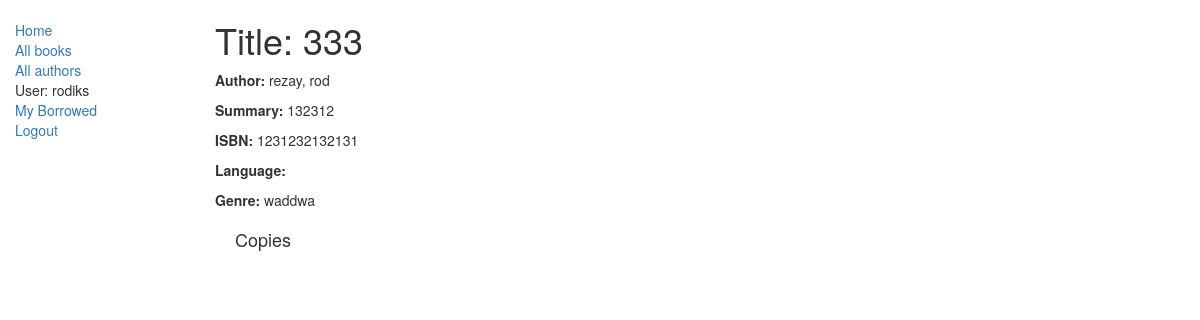
/catalog/book/2 (signed in), run on the app's committed database.
### catalog/models.py (models this page shows, shortened)
class Book(models.Model):
    title = models.CharField(max_length=200)
    author = models.ForeignKey('Author', on_delete=models.SET_NULL, null=True)
    summary = models.TextField(max_length=1000, help_text="Enter a brief description of the book")
    isbn = models.CharField('ISBN', max_length=13,
                            help_text='13 Character <a href="https://www.isbn-international.org/content/what-isbn">ISBN number</a>')
    genre = models.ManyToManyField(Genre, help_text="Select a genre for this book")

class Author(models.Model):
    first_name = models.CharField(max_length=100)
    last_name = models.CharField(max_length=100)
    date_of_birth = models.DateField(null=True, blank=True)
    date_of_death = models.DateField('Died', null=True, blank=True)
    def __str__(self):
        return '%s, %s' % (self.last_name, self.first_name)

class Genre(models.Model):
    name = models.CharField(max_length=200, help_text="Enter a book genre (e.g. Science Fiction, French Poetry etc.)")
    def __str__(self):
        return self.name

### catalog/views.py (the view)
# urls.py: url(r'^book/(?P<pk>\d+)$', views.BookDetailView.as_view(), name='book-detail'),
class BookDetailView(generic.DetailView):
    model = Book

### catalog/templates/catalog/book_detail.html (shortened to what this page needs)
{% extends "base_generic.html" %}
{% block content %}
  <h1>Title: {{ book.title }}</h1>
  <p><strong>Author:</strong> {{ book.author }}</a></p>
  <p><strong>Summary:</strong> {{ book.summary }}</p>
  <p><strong>ISBN:</strong> {{ book.isbn }}</p>
  <p><strong>Language:</strong> {{ book.language }}</p>
  <p><strong>Genre:</strong> {% for genre in book.genre.all %} {{ genre }}{% if not forloop.last %}, {% endif %}{% endfor %}</p>
  <div style="margin-left:20px;margin-top:20px">
  <h4>Copies</h4>
  </div>
{% endblock %}

### catalog/templates/base_generic.html (shortened to what this page needs)
<!DOCTYPE html>
<html lang="en">
<head>
    <link rel="stylesheet"
          href="https://maxcdn.bootstrapcdn.com/bootstrap/3.3.7/css/bootstrap
.min.css">
    {% load static %}
    <link rel="stylesheet" href="{% static 'css/styles.css' %}">
</head>
<body>
<div class="container-fluid">
    <div class="row">
        <div class="col-sm-2">
            {% block sidebar %}
            <ul class="sidebar-nav">
                <li><a href="{% url 'index' %}">Home</a></li>
                <li><a href="{% url 'books' %}">All books</a></li>
                <li><a href="{% url 'author-detail' %}">All authors</a></li>
                {% if user.is_authenticated %}
                <li>User: {{ user.get_username }}</li>
                <li><a href="{% url 'my-borrowed' %}">My Borrowed</a></li>
                <li><a href="{% url 'logout'%}?next=
{{request.path}}">Logout</a></li>
                {% else %}
                <li><a href="{% url 'login'%}?next={{request.path}}">Login</a>
                </li>
                {% endif %}
            </ul>
            {% endblock %}
        </div>
        <div class="col-sm-10 ">
            {% block content %}{% endblock %}
        </div>
    </div>
</div>
</body>
</html>

### catalog/static/styles.css (style rules this page uses)
.sidebar-nav { margin-top: 20px; padding: 0; list-style: none; }

### data on the page
Book: title "333", author "rezay, rod", summary "132312", isbn "1231232132131"
Genre: name "waddwa"

### other printed values
{{ user.get_username }} "rodiks"
